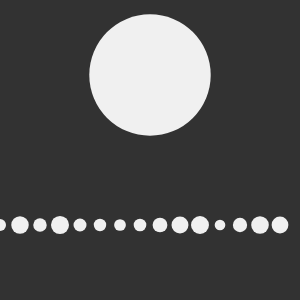
Frame 1 (no input)
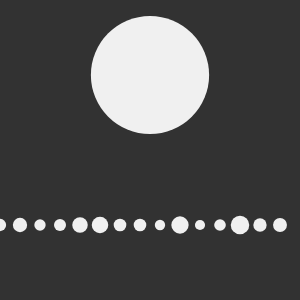
Frame 60 (no input)
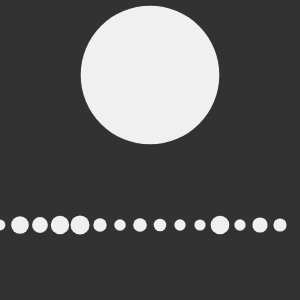
Frame 120 (the mouse pressed at the canvas centre since frame 60)

The p5.js sketch that drew these frames (run headless with seeded random() and noise() and a simulated clock; from frame 60 on, the mouse is pressed at the canvas centre):

// p5.js sketch
// ── sketch.js
// draws a rectangle, where you tell it to!


var amplitude_slider;


function setup() {
	createCanvas(300, 300);

	fill(240);
	noStroke();
	ellipseMode(CENTER);

	createP('Amplitude');
	amplitude_slider = createSlider(0, 100, 100);
	seed_checkbox = createCheckbox('Seed Random', false);
}


function draw() {
	background(50);

	if (seed_checkbox.checked()) {
		randomSeed(1);
	}

	var amplitude = amplitude_slider.value();

	// draw a pulsing circle at the top
	var w = 50 + random(0, 1) * amplitude;
	ellipse(width * .5, height * .25, w, w);

	// draw a line of ellipses with varying size
	for (var x = 0; x < width; x += 20) {
		var w = 10 + random(0, .1) * amplitude;
		ellipse(x, height * .75, w, w);
	}
}
